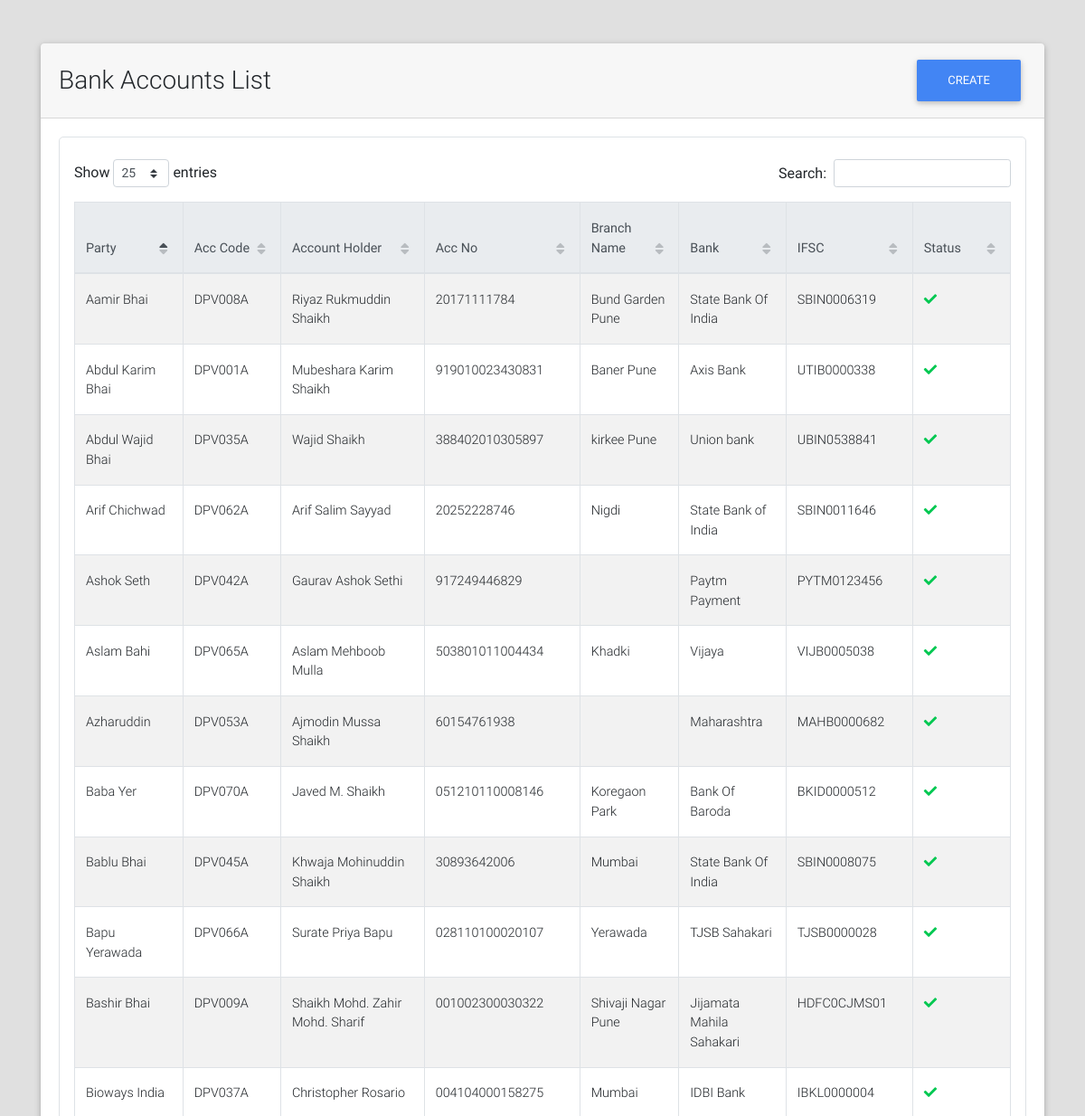
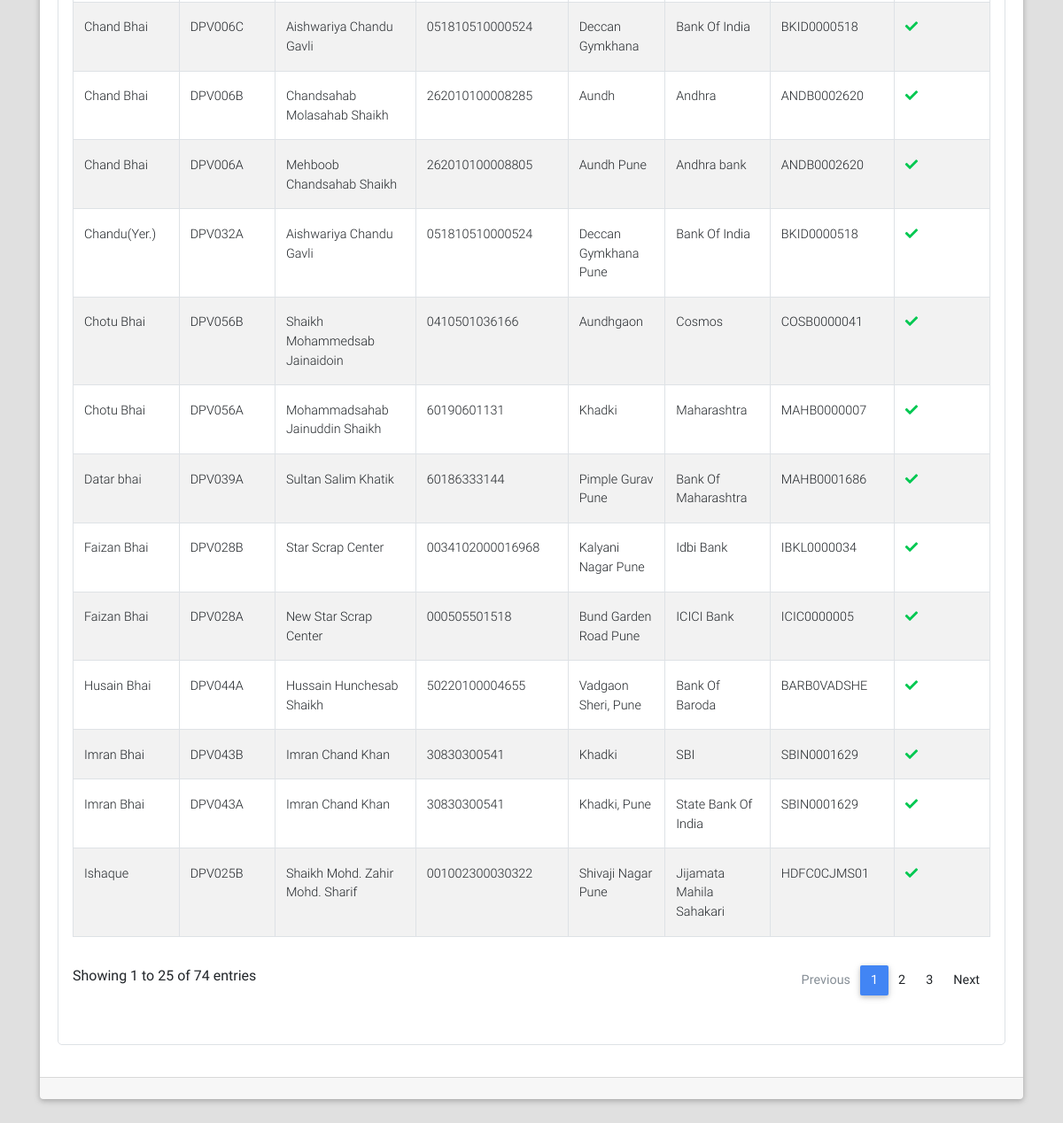
The app's page /bank_accounts/list/ with its own data (2 pictures, top to bottom).
### bank_accounts/models.py (models this page shows, shortened)
class BankAccount(models.Model):
    party = models.ForeignKey("parties.Party", on_delete=models.CASCADE)
    account_code = models.CharField(max_length=7, unique=True)
    amount_limit = models.DecimalField(max_digits=9, decimal_places=2, default=Decimal(1000000), editable=False)
    account_holder = models.CharField(max_length=128)
    acc_no = models.CharField(max_length=32)
    ifsc_code = models.CharField(max_length=11, validators=[MinLengthValidator(limit_value=11)])
    bank_name = models.CharField(max_length=64)
    branch_name = models.CharField(max_length=64, blank=True)
    is_active = models.BooleanField(default=True)

### parties/models.py (models this page shows, shortened)
class Party(models.Model):
    RATE_TYPE_CHOICES = (("GR", "Group Rate"), ("IR", "Individual Rate"))
    rate_type = models.CharField(max_length=2, choices=RATE_TYPE_CHOICES)
    rate_group = models.ForeignKey("rates.RateGroup", on_delete=models.PROTECT, blank=True, null=True)
    name = models.CharField(max_length=128)
    party_code = models.CharField(max_length=32, blank=True)
    address = models.TextField(blank=True)
    phone = models.CharField(max_length=13)
    whatsapp = models.CharField(max_length=13, blank=True)
    email = models.EmailField(blank=True, null=True)
    extra_info = models.TextField(blank=True)
    is_wallet_party = models.BooleanField(default=False)
    is_active = models.BooleanField(default=True)
    class Meta:
        verbose_name = "Party"
        verbose_name_plural = "Parties"
    @property
    def get_display_text(self):
        return self.name

### bank_accounts/views.py (the view)
class BankAccListView(ListView, LoginRequiredMixin):
    template_name = "bank_accounts/list.html"
    model = BankAccount
    context_object_name = "bank_accounts"
    ordering = "-id"

### portal/templatetags/constant_tags.py (called while the page is built)
@register.simple_tag
def get_branch_name():
    return settings.BRANCH_NAME

### portal/templates/bank_accounts/list.html (shortened to what this page needs)
{% extends "portal/base.html" %}
{% load crispy_forms_tags %}
{% load static %}
{% block custom_links %}
    <link href="{% static "css/addons/datatables.min.css" %}" rel="stylesheet">
    <link href="{% static "css/addons/datatables-select.min.css" %}" rel="stylesheet">
{% endblock %}
{% block content %}
    <br><br>
    <div class="container">
        <div class="card">
            <div class="card-header">
                <div class="row">
                    <div class="col-lg-9 m-auto">
                        <h3 class="m-auto">Bank Accounts List</h3>
                    </div>
                    <div class="col-lg-3">
                        <a class="float-right" href="{% url "bank_accounts:add" %}"><button class="btn btn-primary">Create</button></a>
                    </div>
                </div>
            </div>
            <div class="card-body">
                 <div class="table p-3 border" style="border-radius: 5px">
                     <table id="dt-basic-checkbox" class="table table-striped table-bordered" cellspacing="0" width="100%">
                         <thead class="thead-light">
                            <th class="th-sm">Party</th>
                            <th class="th-sm">Acc Code</th>
                            <th class="th-sm">Account Holder</th>
                            <th class="th-sm">Acc No</th>
                            <th class="th-sm">Branch Name</th>
                            <th class="th-sm">Bank</th>
                            <th class="th-sm">IFSC</th>
                            <th class="th-sm">Status</th>
                         </thead>
                         <tbody>
                             {% if bank_accounts %}
                                 {% for bank_account in bank_accounts %}
                                     <tr>
                                        <td>{{ bank_account.party.get_display_text }}</td>
                                        <td>{{ bank_account.account_code }}</td>
                                        <td>{{ bank_account.account_holder }}</td>
                                        <td>{{ bank_account.acc_no }}</td>
                                        <td>{{ bank_account.branch_name }}</td>
                                        <td>{{ bank_account.bank_name }}</td>
                                        <td>{{ bank_account.ifsc_code }}</td>
                                        <td>
                                            {% if bank_account.is_active %}
                                                <i class="fa fa-check text-success"></i>
                                            {% else %}
                                                <i class="fa fa-times text-danger"></i>
                                            {% endif %}
                                        </td>
                                     </tr>
                                 {% endfor %}
                             {% else %}
                                 <span class="text-black-50 font-weight-bold">No Bank_Accounts Found</span>
                             {% endif %}
                         </tbody>
                    </table>
                 </div>
            </div>
            <div class="card-footer">
            </div>
        </div>
    </div>
{% endblock %}

### portal/templates/portal/base.html (shortened to what this page needs)
{% load static %}
{% load constant_tags %}
<!DOCTYPE html>
<html lang="en">
<head>
    <link rel="stylesheet" href="https://use.fontawesome.com/releases/v5.8.2/css/all.css">
    <link href="{% static "css/bootstrap.min.css" %}" rel="stylesheet">
    <link href="{% static "css/mdb.min.css" %}" rel="stylesheet">
    <link href="{% static "css/style.css" %}" rel="stylesheet">
    <link href="https://cdnjs.cloudflare.com/ajax/libs/jqueryui/1.12.1/jquery-ui.min.css" rel="stylesheet">
    <link href="{% static "css/addons/datatables.min.css" %}" rel="stylesheet">
    <link href="{% static "css/addons/datatables-select.min.css" %}" rel="stylesheet">
    {% block custom_links %}
    {% endblock %}
</head>
<body style="background-color: #e0e0e0!important;">
    {% block content %}
    {% endblock %}
    <br><br><br>
</body>
</html>

### records on screen
BankAccount: party.get_display_text "Baba Yer", account_code "DPV070A", account_holder "Javed M. Shaikh", acc_no "051210110008146", branch_name "Koregaon Park", bank_name "Bank Of Baroda", ifsc_code "BKID0000512", is_active True (drawn)
BankAccount: party.get_display_text "Chand Bhai", account_code "DPV006C", account_holder "Aishwariya Chandu Gavli", acc_no "051810510000524", branch_name "Deccan Gymkhana", bank_name "Bank Of India", ifsc_code "BKID0000518", is_active True (drawn)
BankAccount: party.get_display_text "Bapu Yerawada", account_code "DPV066A", account_holder "Surate Priya Bapu", acc_no "028110100020107", branch_name "Yerawada", bank_name "TJSB Sahakari", ifsc_code "TJSB0000028", is_active True (drawn)
BankAccount: party.get_display_text "Faizan Bhai", account_code "DPV028B", account_holder "Star Scrap Center", acc_no "0034102000016968", branch_name "Kalyani Nagar Pune", bank_name "Idbi Bank", ifsc_code "IBKL0000034", is_active True (drawn)
BankAccount: party.get_display_text "Aslam Bahi", account_code "DPV065A", account_holder "Aslam Mehboob Mulla", acc_no "503801011004434", branch_name "Khadki", bank_name "Vijaya", ifsc_code "VIJB0005038", is_active True (drawn)
BankAccount: party.get_display_text "Chotu Bhai", account_code "DPV056B", account_holder "Shaikh Mohammedsab Jainaidoin", acc_no "0410501036166", branch_name "Aundhgaon", bank_name "Cosmos", ifsc_code "COSB0000041", is_active True (drawn)
BankAccount: party.get_display_text "Arif Chichwad", account_code "DPV062A", account_holder "Arif Salim Sayyad", acc_no "20252228746", branch_name "Nigdi", bank_name "State Bank of India", ifsc_code "SBIN0011646", is_active True (drawn)
BankAccount: party.get_display_text "Chand Bhai", account_code "DPV006B", account_holder "Chandsahab Molasahab Shaikh", acc_no "262010100008285", branch_name "Aundh", bank_name "Andhra", ifsc_code "ANDB0002620", is_active True (drawn)
BankAccount: party.get_display_text "Bashir Bhai", account_code "DPV009A", account_holder "Shaikh Mohd. Zahir Mohd. Sharif", acc_no "001002300030322", branch_name "Shivaji Nagar Pune", bank_name "Jijamata Mahila Sahakari", ifsc_code "HDFC0CJMS01", is_active True (drawn)
BankAccount: party.get_display_text "Ashok Seth", account_code "DPV042A", account_holder "Gaurav Ashok Sethi", acc_no "917249446829", bank_name "Paytm Payment", ifsc_code "PYTM0123456", is_active True (drawn)
BankAccount: party.get_display_text "Chotu Bhai", account_code "DPV056A", account_holder "Mohammadsahab Jainuddin Shaikh", acc_no "60190601131", branch_name "Khadki", bank_name "Maharashtra", ifsc_code "MAHB0000007", is_active True (drawn)
BankAccount: party.get_display_text "Azharuddin", account_code "DPV053A", account_holder "Ajmodin Mussa Shaikh", acc_no "60154761938", bank_name "Maharashtra", ifsc_code "MAHB0000682", is_active True (drawn)
BankAccount: party.get_display_text "Bablu Bhai", account_code "DPV045A", account_holder "Khwaja Mohinuddin Shaikh", acc_no "30893642006", branch_name "Mumbai", bank_name "State Bank Of India", ifsc_code "SBIN0008075", is_active True (drawn)
BankAccount: party.get_display_text "Imran Bhai", account_code "DPV043B", account_holder "Imran Chand Khan", acc_no "30830300541", branch_name "Khadki", bank_name "SBI", ifsc_code "SBIN0001629", is_active True (drawn)
BankAccount: party.get_display_text "Husain Bhai", account_code "DPV044A", account_holder "Hussain Hunchesab Shaikh", acc_no "50220100004655", branch_name "Vadgaon Sheri, Pune", bank_name "Bank Of Baroda", ifsc_code "BARB0VADSHE", is_active True (drawn)
BankAccount: party.get_display_text "Imran Bhai", account_code "DPV043A", account_holder "Imran Chand Khan", acc_no "30830300541", branch_name "Khadki, Pune", bank_name "State Bank Of India", ifsc_code "SBIN0001629", is_active True (drawn)
BankAccount: party.get_display_text "Datar bhai", account_code "DPV039A", account_holder "Sultan Salim Khatik", acc_no "60186333144", branch_name "Pimple Gurav Pune", bank_name "Bank Of Maharashtra", ifsc_code "MAHB0001686", is_active True (drawn)
BankAccount: party.get_display_text "Bioways India", account_code "DPV037A", account_holder "Christopher Rosario", acc_no "004104000158275", branch_name "Mumbai", bank_name "IDBI Bank", ifsc_code "IBKL0000004", is_active True (drawn)
BankAccount: party.get_display_text "Aamir Bhai", account_code "DPV008A", account_holder "Riyaz Rukmuddin Shaikh", acc_no "20171111784", branch_name "Bund Garden Pune", bank_name "State Bank Of India", ifsc_code "SBIN0006319", is_active True (drawn)
BankAccount: party.get_display_text "Abdul Wajid Bhai", account_code "DPV035A", account_holder "Wajid Shaikh", acc_no "388402010305897", branch_name "kirkee Pune", bank_name "Union bank", ifsc_code "UBIN0538841", is_active True (drawn)
BankAccount: party.get_display_text "Chandu(Yer.)", account_code "DPV032A", account_holder "Aishwariya Chandu Gavli", acc_no "051810510000524", branch_name "Deccan Gymkhana Pune", bank_name "Bank Of India", ifsc_code "BKID0000518", is_active True (drawn)
BankAccount: party.get_display_text "Abdul Karim Bhai", account_code "DPV001A", account_holder "Mubeshara Karim Shaikh", acc_no "919010023430831", branch_name "Baner Pune", bank_name "Axis Bank", ifsc_code "UTIB0000338", is_active True (drawn)
BankAccount: party.get_display_text "Ishaque", account_code "DPV025B", account_holder "Shaikh Mohd. Zahir Mohd. Sharif", acc_no "001002300030322", branch_name "Shivaji Nagar Pune", bank_name "Jijamata Mahila Sahakari", ifsc_code "HDFC0CJMS01", is_active True (drawn)
BankAccount: party.get_display_text "Faizan Bhai", account_code "DPV028A", account_holder "New Star Scrap Center", acc_no "000505501518", branch_name "Bund Garden Road Pune", bank_name "ICICI Bank", ifsc_code "ICIC0000005", is_active True (drawn)
BankAccount: party.get_display_text "Chand Bhai", account_code "DPV006A", account_holder "Mehboob Chandsahab Shaikh", acc_no "262010100008805", branch_name "Aundh Pune", bank_name "Andhra bank", ifsc_code "ANDB0002620", is_active True (drawn)
